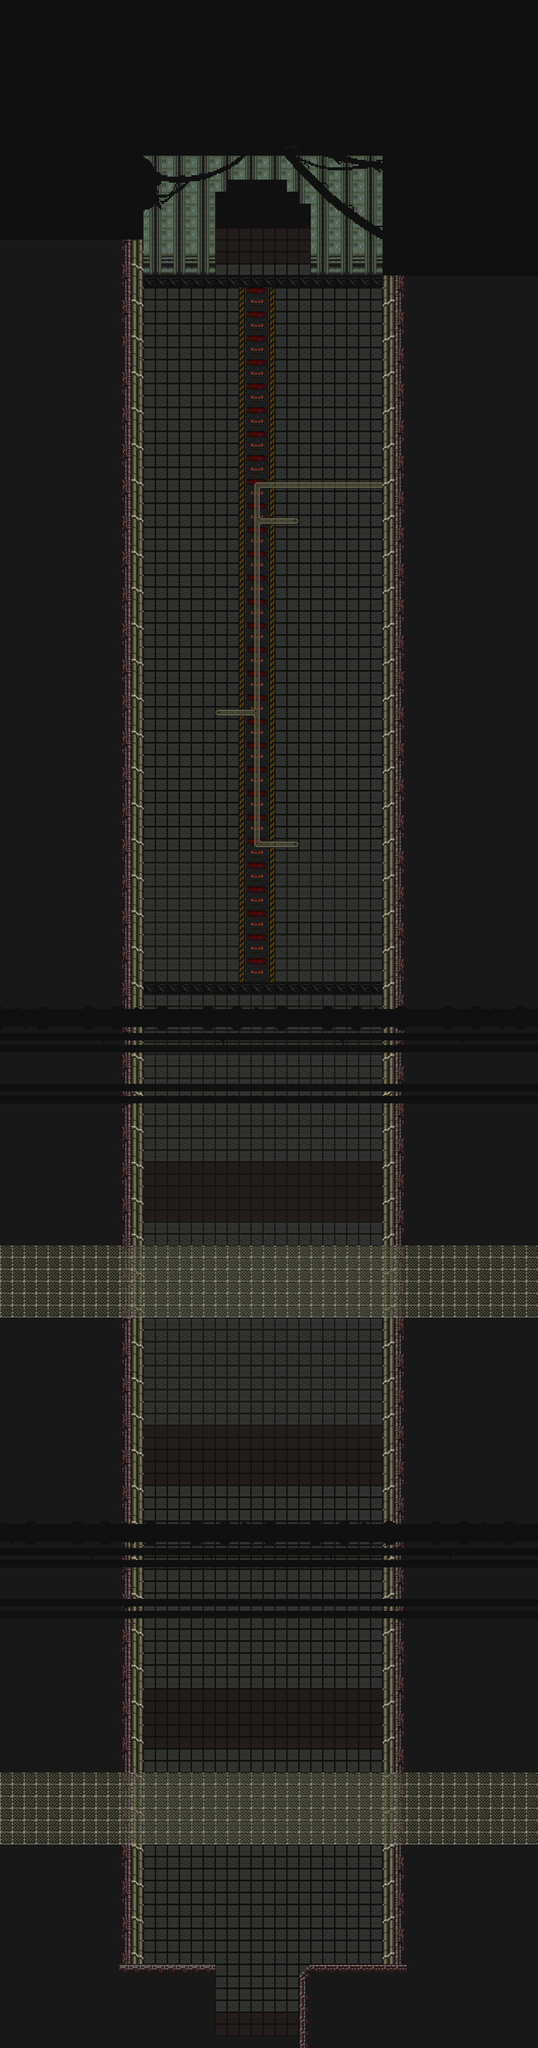

This is a level from a 2D game, rendered from its Tiled map with the project's own tilesets. A one-line summary and the map file follow, with tile-layer data summarised:
An orthogonal 45x171 tile map with 32x32 px tiles, 4 tile layers (ground, above, upper, upper2), 2 hidden layers not drawn, 2 tilesets, 12 image layers and 41 objects (31x BasicNPC, 3x HidingSpot, 3x Spawner, Player, Computer, ...).

<map version="1.0" tiledversion="1.1.5" orientation="orthogonal" renderorder="right-down" width="45" height="171" tilewidth="32" tileheight="32" infinite="0" nextobjectid="180">
 <properties>
  <property name="battlebg" type="file" value="../art/backgrounds/datacenter1f.png" />
  <property name="onload" type="file" value="actions/factoryfloor.lua" />
  <property name="regionName" value="Robotropolis" />
  <property name="sectorName" value="Swatbot Factory" />
 </properties>
 <tileset firstgid="1" source="datacenter_interior.tsx" />
 <tileset firstgid="1191" source="robotropolis.tsx" />
 <layer name="ground" width="45" height="171">
  <data>[7695 cells, 4254 non-empty, 9 distinct tile ids]</data>
 </layer>
 <layer name="above" width="45" height="171">
  <data>[7695 cells, 697 non-empty, 20 distinct tile ids]</data>
 </layer>
 <objectgroup name="lowerobjects" />
 <objectgroup name="objects">
  <object id="2" name="Spawn 1" type="Player" gid="1227" x="544" y="5408" width="32" height="32">
   <properties>
    <property name="orientation" value="up" />
   </properties>
  </object>
  <object id="74" name="HidingSpot1" type="HidingSpot" gid="3522" x="384" y="4640" width="640" height="128" />
  <object id="75" name="HidingSpot2" type="HidingSpot" gid="3522" x="384" y="3936" width="640" height="128" />
  <object id="76" name="HidingSpot3" type="HidingSpot" gid="3522" x="384" y="3232" width="640" height="128" />
  <object id="79" name="Computer1" type="Computer" gid="3501" x="416" y="736" width="64" height="32">
   <properties>
    <property name="align" value="bottom_left" />
    <property name="alignOffsetX" type="int" value="-32" />
    <property name="ghost" type="bool" value="true" />
    <property name="scanAction">local MessageBox = require "actions/MessageBox"
local Animate = require "actions/Animate"
local Serial = require "actions/Serial"
local Do = require "actions/Do"
local Action = require "actions/Action"
local Wait = require "actions/Wait"
local Menu = require "actions/Menu"
local Layout = require "util/Layout"
local Transform = require "util/Transform"
return function(self)
        return Serial {
            Menu {
                layout = Layout {
                    {Layout.Text{text="Release claw?"}, selectable=false},
                    {Layout.Text{text="Yes"}, choose = function(menu)
                        menu:close()
                        if self.scene.objectLookup.Claw.canRelease then
                            self.scene.objectLookup.Claw.release = true
                        else
                            self.scene:run(MessageBox{message="Claw not ready...", sfx="error", blocking=true})
                        end
                    end},
                    {Layout.Text{text="No"}, choose = function(menu)
                        menu:close()
                    end},
                },
                cancellable = true,
                transform = Transform(love.graphics.getWidth()/2, love.graphics.getHeight()/2 + 30),
                selectedRow = 2
            }
        }
end</property>
    <property name="specialHint" value="sally" />
    <property name="sprite" type="file" value="../art/sprites/computer.png" />
   </properties>
  </object>
  <object id="115" name="ConveyorObj1" type="BasicNPC" gid="1227" x="736" y="2528" width="288" height="128">
   <properties>
    <property name="align" value="bottom_left" />
    <property name="defaultAnim" value="right_active" />
    <property name="ghost" type="bool" value="false" />
    <property name="sprite" type="file" value="../art/sprites/conveyorobject.png" />
   </properties>
  </object>
  <object id="119" name="ConveyorObj2" type="BasicNPC" gid="1227" x="352" y="2176" width="288" height="128">
   <properties>
    <property name="align" value="bottom_left" />
    <property name="defaultAnim" value="left_active" />
    <property name="ghost" type="bool" value="false" />
    <property name="sprite" type="file" value="../art/sprites/conveyorobject.png" />
   </properties>
  </object>
  </objectgroup>
 <layer name="upper" width="45" height="171">
  <data>[7695 cells, 4627 non-empty, 19 distinct tile ids]</data>
 </layer>
 <objectgroup name="aboveupper">
  <!-- 1 objects omitted --></objectgroup>
 <objectgroup name="upperobjects" opacity="0.7">
  <!-- 13 objects omitted --></objectgroup>
 <layer name="upper2" width="45" height="171" opacity="0.7">
  <data>[7695 cells, 1114 non-empty, 25 distinct tile ids]</data>
 </layer>
 <imagelayer name="Overlay1" offsetx="256" offsety="2688">
  <image source="../art/sprites/overhang3.png" width="360" height="274" />
  <properties>
   <property name="movespeed" type="float" value="1.1" />
  </properties>
 </imagelayer>
 <imagelayer name="Overlay1.2" offsetx="-64" offsety="2688">
  <image source="../art/sprites/overhang3.png" width="360" height="274" />
  <properties>
   <property name="movespeed" type="float" value="1.1" />
  </properties>
 </imagelayer>
 <imagelayer name="Overlay1.3" offsetx="1216" offsety="2688">
  <image source="../art/sprites/overhang3.png" width="360" height="274" />
  <properties>
   <property name="movespeed" type="float" value="1.1" />
  </properties>
 </imagelayer>
 <imagelayer name="Overlay4" offsetx="224" offsety="4064">
  <image source="../art/sprites/overhang3.png" width="360" height="274" />
  <properties>
   <property name="movespeed" type="float" value="1.1" />
  </properties>
 </imagelayer>
 <imagelayer name="Overlay2" offsetx="576" offsety="2688">
  <image source="../art/sprites/overhang3.png" width="360" height="274" />
  <properties>
   <property name="movespeed" type="float" value="1.1" />
  </properties>
 </imagelayer>
 <imagelayer name="Overlay5" offsetx="544" offsety="4064">
  <image source="../art/sprites/overhang3.png" width="360" height="274" />
  <properties>
   <property name="movespeed" type="float" value="1.1" />
  </properties>
 </imagelayer>
 <imagelayer name="Overlay3" offsetx="896" offsety="2688">
  <image source="../art/sprites/overhang3.png" width="360" height="274" />
  <properties>
   <property name="movespeed" type="float" value="1.1" />
  </properties>
 </imagelayer>
 <imagelayer name="Overlay7" offsetx="352" offsety="352">
  <image source="../art/sprites/overhang1.png" width="336" height="283" />
  <properties>
   <property name="movespeed" type="float" value="1.1" />
  </properties>
 </imagelayer>
 <imagelayer name="Overlay8" offsetx="736" offsety="288">
  <image source="../art/sprites/overhang2.png" width="400" height="400" />
  <properties>
   <property name="movespeed" type="float" value="1.1" />
  </properties>
 </imagelayer>
 <imagelayer name="Overlay6" offsetx="864" offsety="4064">
  <image source="../art/sprites/overhang3.png" width="360" height="274" />
  <properties>
   <property name="movespeed" type="float" value="1.1" />
  </properties>
 </imagelayer>
 <imagelayer name="Overlay7" offsetx="1184" offsety="4064">
  <image source="../art/sprites/overhang3.png" width="360" height="274" />
  <properties>
   <property name="movespeed" type="float" value="1.1" />
  </properties>
 </imagelayer>
 <imagelayer name="Overlay8" offsetx="-96" offsety="4064">
  <image source="../art/sprites/overhang3.png" width="360" height="274" />
  <properties>
   <property name="movespeed" type="float" value="1.1" />
  </properties>
 </imagelayer>
 <layer name="Collision" width="45" height="171" visible="0">
  <data>[7695 cells, 345 non-empty, 3 distinct tile ids]</data>
 </layer>
 <layer name="BunnyExtCollision" width="45" height="171" visible="0">
  <data>[7695 cells, 0 non-empty, 0 distinct tile ids]</data>
 </layer>
</map>
<!-- 34 of 41 objects omitted -->
